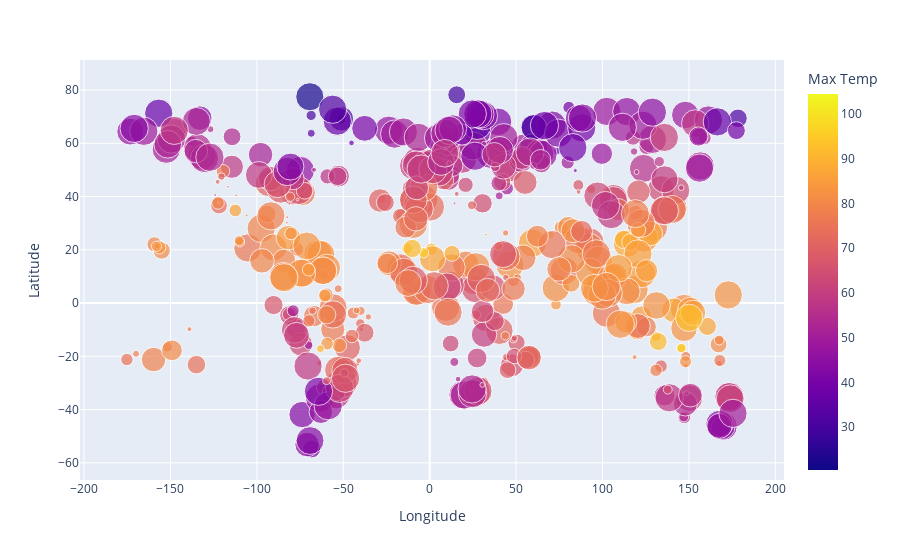

Notebook code for this chart:
### Code cell
import plotly.express as px

fig = px.scatter(weather_df, x = "Longitude", y = "Latitude", color = "Max Temp", size = "Cloudiness", hover_data = ['City', 'Country'])
print("World Map Weather")
fig.show()

### Figure 1 — Plotly figure (JSON) as saved in the notebook; plotly's stock layout.template omitted (floating-point values rounded to 4 significant figures; data arrays with more than 128 entries replaced by an {"elided": "..."} marker saying what was removed)
{"data": [{"customdata": {"elided": "551x2 str values"}, "hovertemplate": "Longitude=%{x}<br>Latitude=%{y}<br>Cloudiness=%{marker.size}<br>City=%{customdata[0]}<br>Country=%{customdata[1]}<br>Max Temp=%{marker.color}<extra></extra>", "legendgroup": "", "marker": {"color": {"elided": "551 float values"}, "coloraxis": "coloraxis", "size": {"elided": "551 int values"}, "sizemode": "area", "sizeref": 0.25, "symbol": "circle"}, "mode": "markers", "name": "", "orientation": "v", "showlegend": false, "type": "scatter", "x": {"elided": "551 float values"}, "xaxis": "x", "y": {"elided": "551 float values"}, "yaxis": "y"}], "layout": {"coloraxis": {"colorbar": {"title": {"text": "Max Temp"}}, "colorscale": [[0, "#0d0887"], [0.1111, "#46039f"], [0.2222, "#7201a8"], [0.3333, "#9c179e"], [0.4444, "#bd3786"], [0.5556, "#d8576b"], [0.6667, "#ed7953"], [0.7778, "#fb9f3a"], [0.8889, "#fdca26"], [1, "#f0f921"]]}, "legend": {"itemsizing": "constant", "tracegroupgap": 0}, "margin": {"t": 60}, "xaxis": {"anchor": "y", "domain": [0, 1], "title": {"text": "Longitude"}}, "yaxis": {"anchor": "x", "domain": [0, 1], "title": {"text": "Latitude"}}}}
